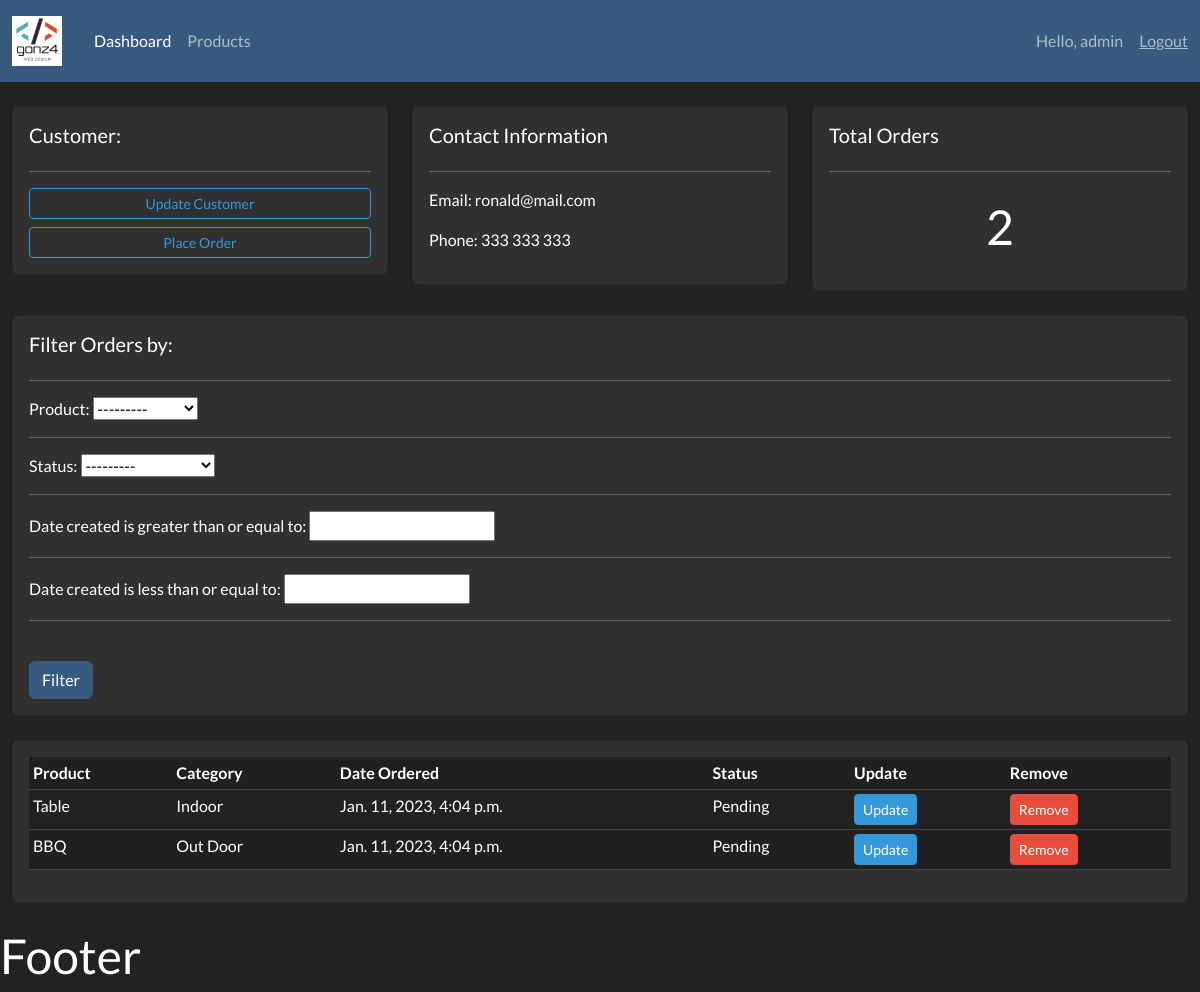
The app's page /customer/2/ (signed in), older data.
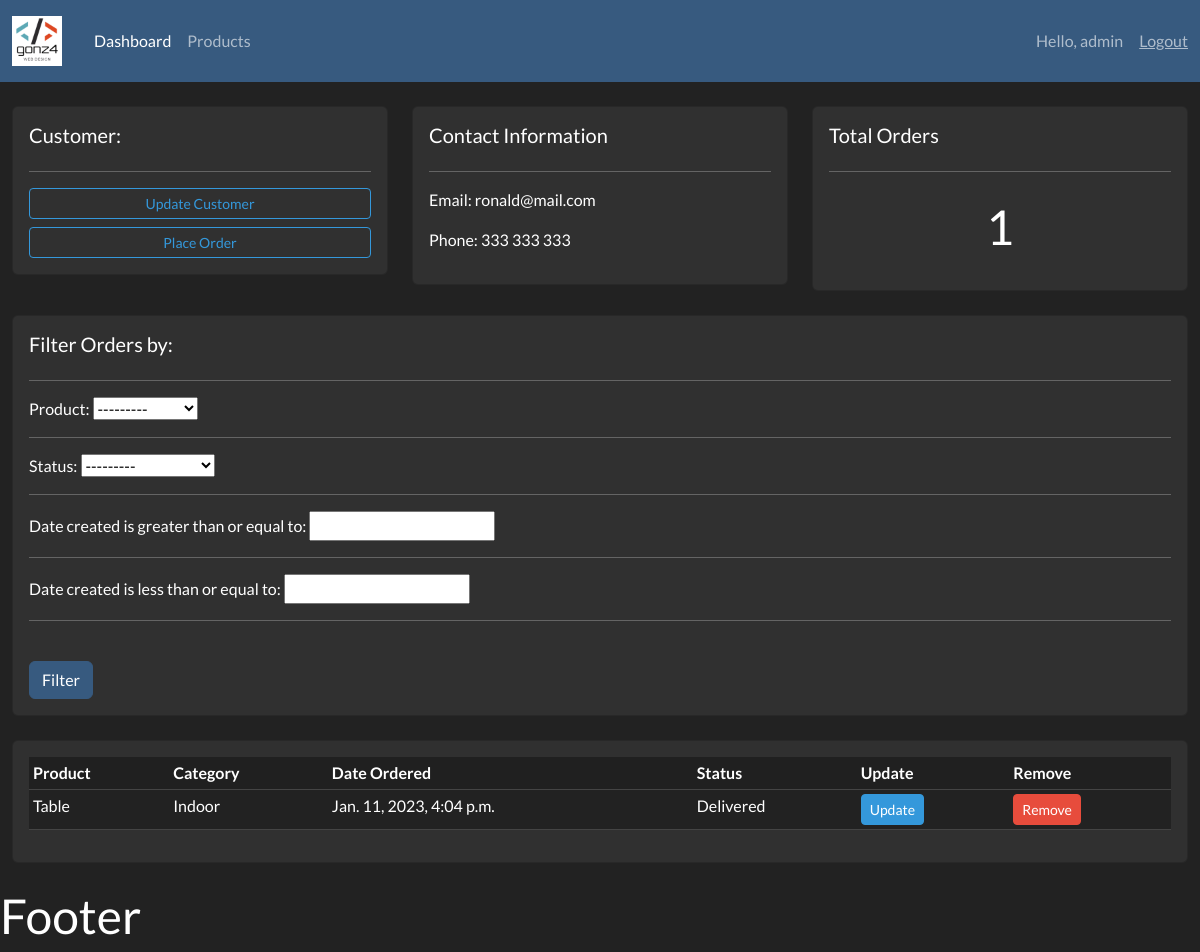
The same page, newer data.
### accounts/models.py (models this page shows, shortened)
class Order(models.Model):
	STATUS = (
			('Pending', 'Pending'),
			('Out for delivery', 'Out for delivery'),
			('Delivered', 'Delivered'),
			)
	customer = models.ForeignKey(Customer, null=True, on_delete= models.SET_NULL)
	product = models.ForeignKey(Product, null=True, on_delete= models.SET_NULL)
	date_created = models.DateTimeField(auto_now_add=True, null=True)
	status = models.CharField(max_length=200, null=True, choices=STATUS)

class Product(models.Model):
	CATEGORY = (
			('Indoor', 'Indoor'),
			('Out Door', 'Out Door'),
			)
	name = models.CharField(max_length=200, null=True)
	price = models.FloatField(null=True)
	category = models.CharField(max_length=200, null=True, choices=CATEGORY)
	description = models.CharField(max_length=200, null=True, blank=True)
	date_created = models.DateTimeField(auto_now_add=True, null=True)
	tags = models.ManyToManyField(Tag)
	def __str__(self):
		return self.name

### accounts/views.py (the view)
# urls.py: path('customer/<str:primary_key>/', views.customer, name="customer"),
@login_required(login_url='login')
def customer(request, primary_key):
	customer = Customer.objects.get(id=primary_key)
	orders = customer.order_set.all()
	order_count = orders.count()
	myFilter = OrderFilter(request.GET, queryset=orders)
	orders = myFilter.qs
	context = {'customer':customer, 'orders':orders, 'order_count':order_count,
	'myFilter':myFilter}
	return render(request, 'accounts/customer.html',context)

### accounts/templates/accounts/customer.html
{% extends 'accounts/main.html' %} {% block content %}
<br />
<div class="row">
  <div class="col-md">
    <div class="card card-body">
      <h5>Customer:</h5>
      <hr />
      <a class="btn btn-outline-info btn-sm btn-block mb-2" href=""
        >Update Customer</a
      >
      <a
        class="btn btn-outline-info btn-sm btn-block"
        href="{% url 'create_order' customer.id %}"
        >Place Order</a
      >
    </div>
  </div>
  <div class="col-md">
    <div class="card card-body">
      <h5>Contact Information</h5>
      <hr />
      <p>Email: {{customer.email}}</p>
      <p>Phone: {{customer.phone}}</p>
    </div>
  </div>
  <div class="col-md">
    <div class="card card-body">
      <h5>Total Orders</h5>
      <hr />
      <h1 style="text-align: center; padding: 10px">{{order_count}}</h1>
    </div>
  </div>
</div>
<br />
<div class="row">
  <div class="col">
    <div class="card card-body">
      <h5>Filter Orders by:</h5>
      <hr />
      <form method="get">
        {% for field in myFilter.form %} {{field.label_tag}} {{field}}
        <hr />
        {% endfor %}
        <br />
        <button class="btn btn-primary" type="submit">Filter</button>
      </form>
    </div>
  </div>
</div>
<br />
<div class="row">
  <div class="col-md">
    <div class="card card-body">
      <div class="table-responsive">
        <table class="table table-sm table-striped">
          <tr>
            <th>Product</th>
            <th>Category</th>
            <th>Date Ordered</th>
            <th>Status</th>
            <th>Update</th>
            <th>Remove</th>
          </tr>
          {% for order in orders %}
          <tr>
            <td>{{order.product}}</td>
            <td>{{order.product.category}}</td>
            <td>{{order.date_created}}</td>
            <td>{{order.status}}</td>
            <td>
              <a
                class="btn btn-sm btn-info"
                href="{% url 'update_order' order.id %}"
                >Update</a
              >
            </td>
            <td>
              <a
                class="btn btn-sm btn-danger"
                href="{% url 'delete_order' order.id %}"
                >Remove</a
              >
            </td>
          </tr>
          {% endfor %}
        </table>
      </div>
    </div>
  </div>
</div>
{% endblock %}

Row changes from the older to the newer data that the page shows:
removed Order: product "BBQ", product.category "Out Door", date_created "Jan. 11, 2023, 4:04 p.m.", status "Pending"
changed Order "Table": status "Pending" → "Delivered"
Text that changed along with them:
{{ order_count }}: "2" → "1"
